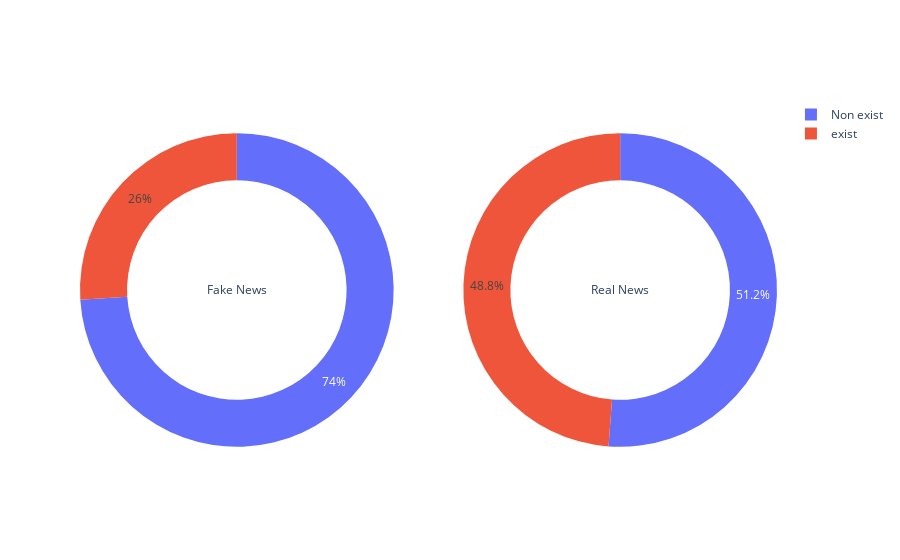

Notebook source saved alongside this figure:
### Code cell
fig = make_subplots(rows=1, cols=2, specs=[[{"type": "pie"}, {"type": "pie"}]])

fig.append_trace(go.Pie(values=[count_fake, len(unique_tokens_fake2)-count_fake], 
                        labels=['Non exist', 'exist'], hole=.7, 
                        title='Fake News'), row=1, col=1)

fig.append_trace(go.Pie(values=[count_true, len(unique_tokens_true2)-count_true], 
                        labels=['Non exist', 'exist'], hole=.7, 
                        title='Real News'), row=1, col=2)
fig.show()

configure_plotly_browser_state()

### Figure 1 — Plotly figure (JSON) as saved in the notebook; plotly's stock layout.template omitted (floating-point values rounded to 4 significant figures)
{"data": [{"domain": {"x": [0, 0.45], "y": [0, 1]}, "hole": 0.7, "labels": ["Non exist", "exist"], "title": {"text": "Fake News"}, "type": "pie", "values": [118969, 41765]}, {"domain": {"x": [0.55, 1], "y": [0, 1]}, "hole": 0.7, "labels": ["Non exist", "exist"], "title": {"text": "Real News"}, "type": "pie", "values": [39944, 38100]}], "layout": {}}
